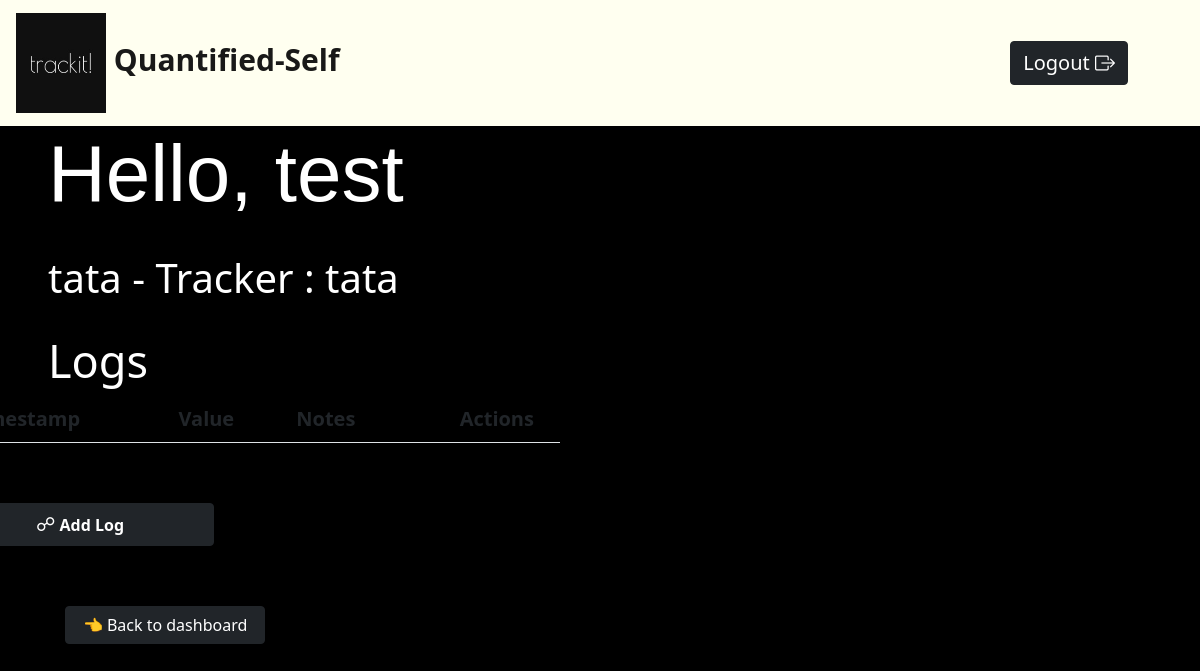
The page /logs/1 on the database its author committed.
### app.py (models this page shows, shortened)
class User(db.Model, UserMixin):
    __tablename__ = 'user'
    user_id = db.Column(db.Integer, primary_key=True, autoincrement=True)
    username = db.Column(db.String, nullable=False, unique=True)
    password = db.Column(db.String, nullable=False)
    trackers = db.relationship("Tracker")

class Tracker(db.Model):
    __tablename__ = 'tracker'
    tracker_id = db.Column(db.Integer, primary_key=True, autoincrement=True)
    user_id = db.Column(db.Integer, db.ForeignKey("user.user_id"), nullable=False)
    tracker_name = db.Column(db.String, nullable=False)
    description = db.Column(db.String, nullable=False)
    tracker_type = db.Column(db.String, nullable=False)
    options = db.Column(db.String, nullable=True, default=None)
    logs = db.relationship('Log')

### app.py (the view, shortened to what this page needs)
@app.route("/logs/<int:tid>", methods=["GET", "POST"])
def logs(tid):
    track = Tracker.query.filter_by(tracker_id=tid).first()
    trackers=User.query.filter_by(user_id=track.user_id).first()
    if request.method == "GET":
        loggers=Log.query.filter_by(tracker_id=tid).all()
        return render_template("logs.html", track=track,c=trackers, d=trackers.trackers, loggers=loggers)
    loggers=Log.query.filter_by(tracker_id=tid).all()
    return render_template("logs.html", track=track,c=trackers, loggers=loggers)

### templates/logs.html (shortened to what this page needs)
<!DOCTYPE html>
<html lang="en">
<head>
    <link href="https://cdn.jsdelivr.net/npm/bootstrap@5.1.3/dist/css/bootstrap.min.css" rel="stylesheet"
>
        <link rel="stylesheet" href="https://cdn.jsdelivr.net/npm/bootstrap-icons@1.8.1/font/bootstrap-icons.css">
    <link rel="stylesheet" type="text/css" href="{{ url_for('static' ,filename='style.css') }}">
</head>
<body class="bg-Logs">
    <nav class="navbar navbar-light ">
        <div class="container mx-1 ">
            <a class="navbar-brand" style="font-size: 30px;" href="/dashboard/{{c.user_id}}">
                <img src="{{ url_for('static' ,filename='QS logo.png') }}" alt="" width="90" height="100"
                    class="d-inline-block align-text-middle">
                <b> Quantified-Self </b>
            </a>
            <a class="btn btn-dark btn-block mx-1" style="font-size:20px;" href="/logout">Logout <i class="bi bi-box-arrow-right"></i></a>
        </div>
    </nav>
    <h1 class=" display-4 mx-5"
        style="font-family: 'Franklin Gothic Medium', 'Arial Narrow', Arial, sans-serif; font-size: 80px;"> Hello,
        {{c.username}}</h1>
    <br>
    <h1 class="mx-5">{{track['tracker_name']}} - Tracker : {{track['description']}}</h1><br>
    <h1 class="mx-5" style="font-size: 45px;">Logs</h1>
    <table class="container table table table-striped table-hover" style="width:50%; position: relative; left: -340px;">
        <thead>
            <tr style="font-size: 20px;">
                <th scope="col">Timestamp</th>
                <th scope="col">Value</th>
                <th scope="col">Notes</th>
                <th scope="col" style="position: relative; left:40px;">Actions</th>
            </tr>
        </thead>
    </table><br>
    <div style="text-align: center; position: relative; bottom: -20px; left: -520px;"
        class="d-grid gap-2 col-3 mx-auto">
        <button type="submit" class="btn btn-dark btn-block mx-3" data-bs-toggle="modal" data-bs-target="#logModal">
            <span style="font-size:120%;color:white;">&#9741;</span> <b> Add Log
            </b> </button>
    </div>
    <a href="/dashboard/{{track['user_id']}}" class="container btn btn-dark col-2"
        style="position: relative; bottom: -80px; left: 65px;"> 👈 Back to dashboard</a>
</body>
</html>

### static/style.css (style rules this page uses)
.bg-Logs { background: #000000; background: -webkit-linear-gradient(to right, #000000, #000000); background: linear-gradient(to right, #000000, #000000); }
h1 { color: white; font-family: unset; }
.navbar { background: ivory; }

### rows shown on the page
User: username "test"
Tracker: tracker_name "tata", description "tata"
